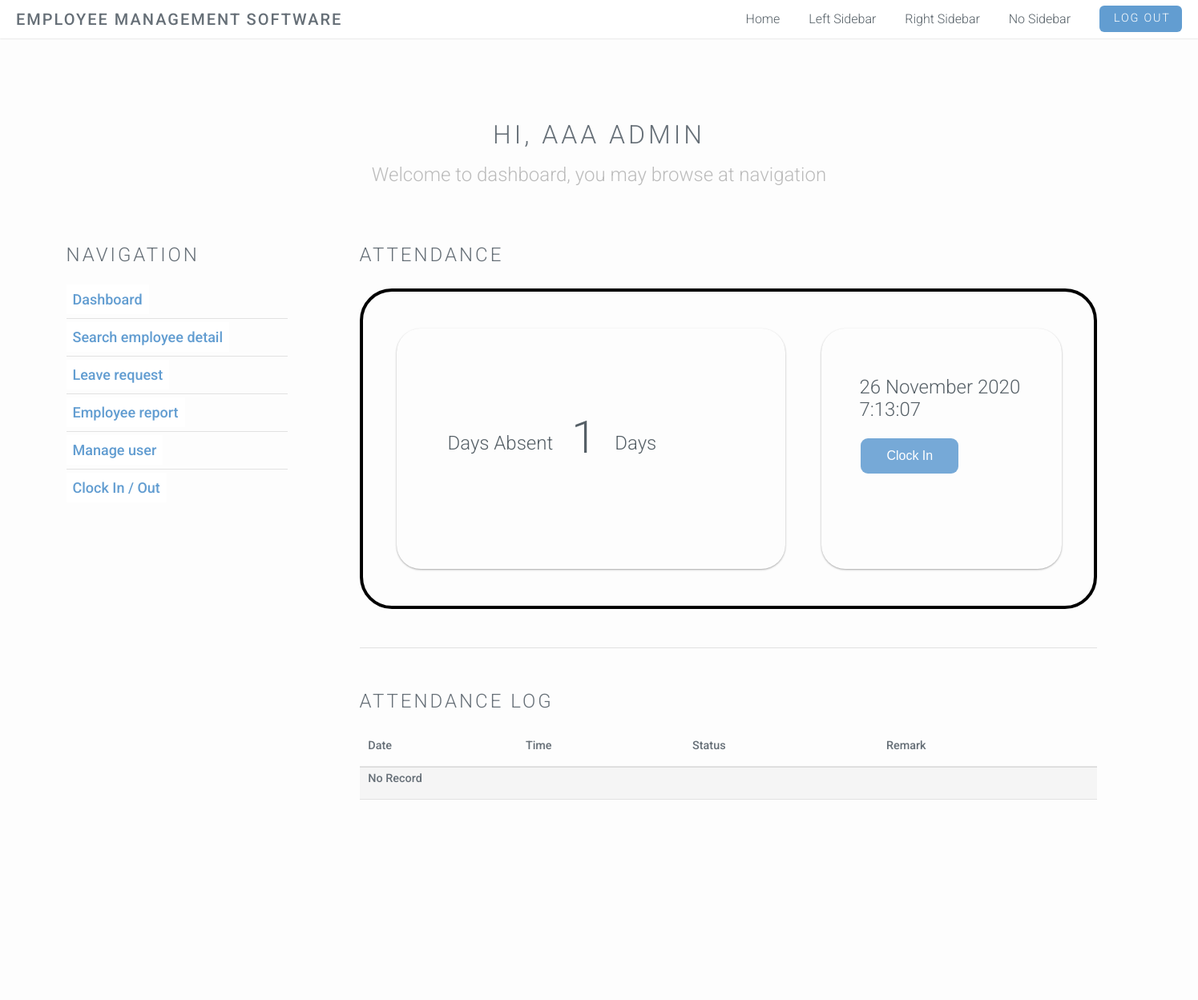
Before: /website-source-code/admin-attendance.php (signed in, upper part) with the older database file.
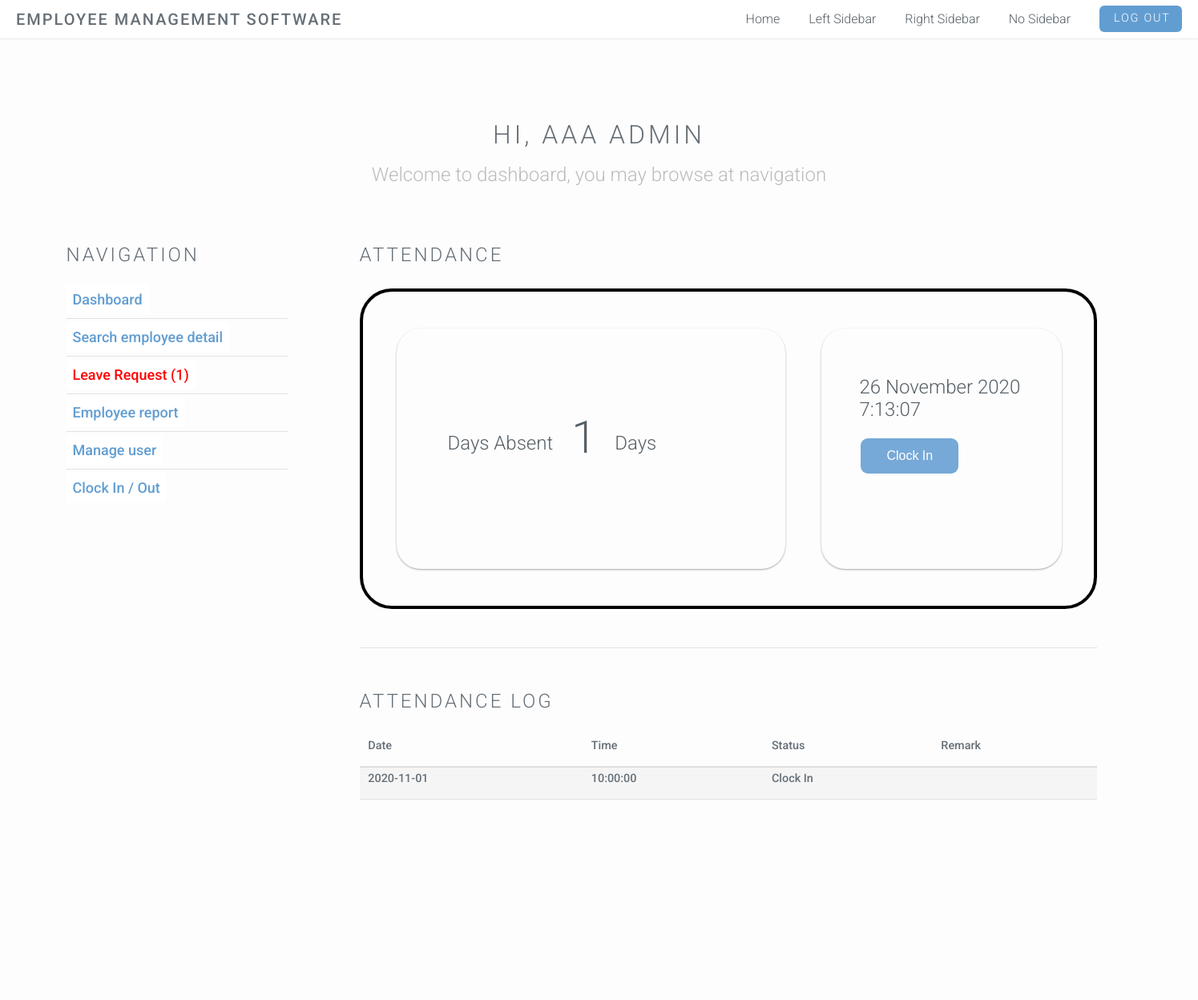
After: the same page with the newer database file.
### tables this page shows
CREATE TABLE `attendance` (
  `ID` int(10) NOT NULL,
  `employeeID` int(10) NOT NULL,
  `date` date NOT NULL,
  `time` time NOT NULL,
  `status` varchar(10) NOT NULL,
  `remark` varchar(20) NOT NULL
);

### website-source-code/admin-attendance.php (the view, shortened to what the changed rows need)
<!DOCTYPE html>
<html>
<head>
</head>
<body id="top" onload="updateTime()">
    <?php
        include("navbar_top.php");
        include("functions.php");
    ?>
    <section id="main" class="wrapper style1">
        <header class="major">
            <h2>Hi, <?php echo $_SESSION["name"];?> admin</h2>
        </header>
        <div class="container">
            <div class="container-admin-dashboard">
                <div class="row-admin-dashboard">
                    <div class="navigation-admin-dashboard">
                        <?php include("admin-navigation.php") ?>
                    </div>
                    <div class="8u skel-cell-important">
                        <section>
                            <h2>Attendance</h2>
                            <h2>Attendance Log</h2>
                            <div class="attendance-table-div">
                                <table class="tg">
                                    <thead>
                                        <tr>
                                            <th class="tg-0pky">Date</th>
                                            <th class="tg-0lax">Time</th>
                                            <th class="tg-0lax">Status</th>
                                            <th class="tg-0lax">Remark</th>
                                        </tr>
                                    </thead>
                                    <tbody>
                                        <?php
                                            require('dbcon.php');
                                            $query = 'SELECT * FROM `attendance` WHERE `employeeID` = "'.$_SESSION["id"].'" ORDER BY `attendance`.`date` DESC, `attendance`.`time` DESC';
                                            $result = $con->query($query);
                                            if($result->num_rows == 0){
                                                echo "<th class=\"tg-0pky\" colspan=\"4\" align=\"center\">No Record</th>";
                                            } else {
                                                $size = 0;
                                                if($result->num_rows <= 15){
                                                    $size = $result->num_rows;
                                                } else {
                                                    $size = 15;
                                                }
                                                for($i = 0; $i < $size; $i++){
                                                    $row = $result->fetch_assoc();
                                                    echo "<tr>
                                                            <th class=\"tg-0pky\">".$row["date"]."</th>
                                                            <th class=\"tg-0pky\">".$row["time"]."</th>
                                                            <th class=\"tg-0pky\">".$row["status"]."</th>
                                                            <th class=\"tg-0pky\">".$row["remark"]."</th>
                                                    ";
                                                }
                                            }
                                        ?>
                                    </tbody>
                                </table>
                            </div>
                        </section>
                    </div>
                </div>
            </div>
        </div>
    </section>
</body>
</html>

### website-source-code/admin-navigation.php (shortened to what the changed rows need)
<section>
    <h2>Navigation</h2>
    <ul class="alt navigation-admin">
        <?php
            require("dbcon.php");
            $count = 0;
            $query = "SELECT * FROM `leaveapplication`";
            $result = $con->query($query);
            if(!$result || $result->num_rows == 0){
                echo "<li><a href=\"admin-leaveRequest.php\">Leave request</a></li>";
            } else {
                while($row = $result->fetch_assoc()){
                    if($row["approval"] == NULL || $row["approval"] == "" || $row["approval"] == "Pending"){
                        $count = $count + 1;
                    }
                }
                if($count == 0){
                    echo "<li><a href=\"admin-leaveRequest.php\">Leave Request</a></li>";
                } else {
                    echo "<li><a href=\"admin-leaveRequest.php\" class=\"leaverequest\">Leave Request ($count)</a></li>";
                }
            }
        ?>
    </ul>
</section>

Changed rows visible on the page:
added attendance: date "2020-11-01", time "10:00:00", status "Clock In"
Other visible differences:
$count: (not shown) → "1"
text no longer shown: "Leave request No Record"
text now shown: "Leave Request ( )"
